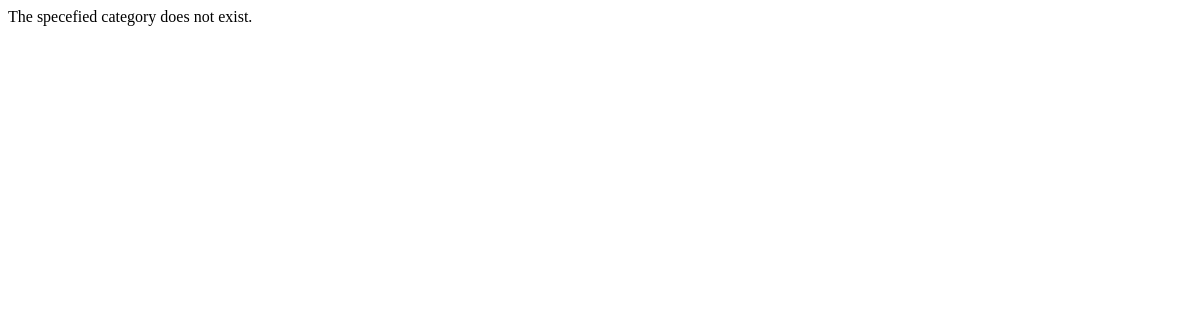
/rango/category/python/, run on an earlier commit of the app's database.
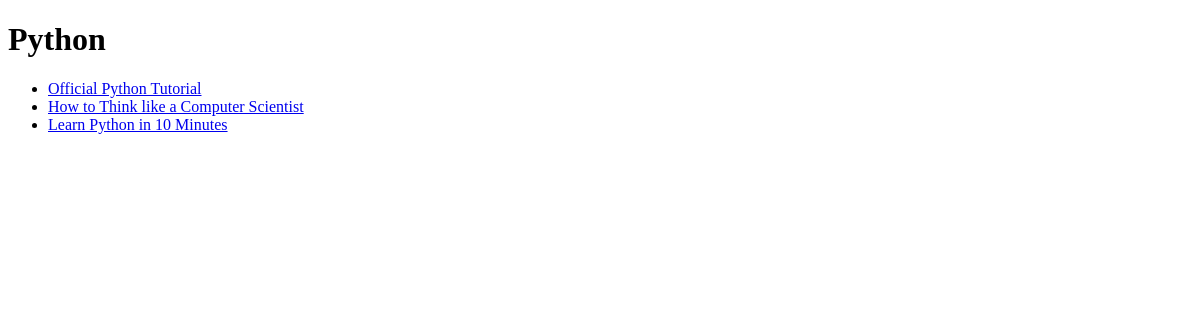
And on a later commit of the database.
### rango/models.py (models this page shows, shortened)
class Category(models.Model):
    name= models.CharField(max_length=128, unique=True)
    views= models.IntegerField(default=0)
    likes= models.IntegerField(default=0)
    slug= models.SlugField(unique=True)
    class Meta:
        verbose_name_plural = 'Categories'

class Page(models.Model):
    category = models.ForeignKey(Category, on_delete=models.CASCADE)
    title = models.CharField(max_length=128)
    url = models.URLField()
    views = models.IntegerField(default=0)

### rango/views.py (the view)
def show_category(request, category_name_slug):
    context_dict={}
    try:
        category= Category.objects.get(slug=category_name_slug)
        pages= Page.objects.filter(category=category)
        context_dict['pages']= pages
        context_dict['category']=category
    except Category.DoesNotExist:
        context_dict['category']=None
        context_dict['pages']=None
    return render(request, 'rango/category.html', context=context_dict)

### templates/rango/category.html (shortened to what this page needs)
<!DOCTYPE html>
<html>
    <head>
    </head>
    <body>
        <div>
            {% if category %}
                <h1>{{ category.name }}</h1>
                {% if pages %}
                <ul>
                    {% for page in pages %}
                    <li><a href="{{ page.url }}">{{ page.title }}</a></li>
                    {% endfor %}
                </ul>
                {% else %}
                <strong>No pages currently in category.</strong>
                {% endif %}
            {% else %}
                The specefied category does not exist.
            {% endif %}
        </div>
    </body>
</html>

What changed in the data, as far as the page shows it:
now on this page (row edited): Category: name "Python"
now on this page (row unchanged): Page: title "Official Python Tutorial"
now on this page (row unchanged): Page: title "How to Think like a Computer Scientist"
now on this page (row unchanged): Page: title "Learn Python in 10 Minutes"
Also different on the page:
text no longer shown: "The specefied category does not exist."
